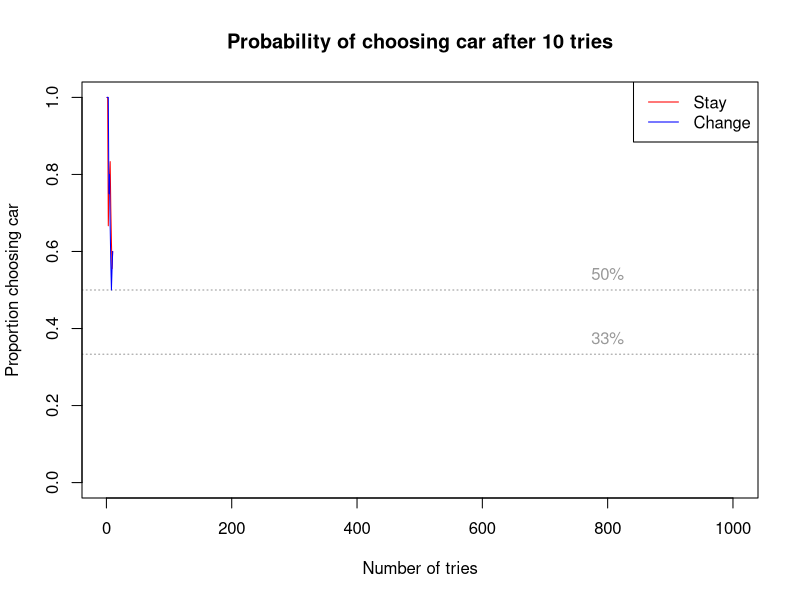
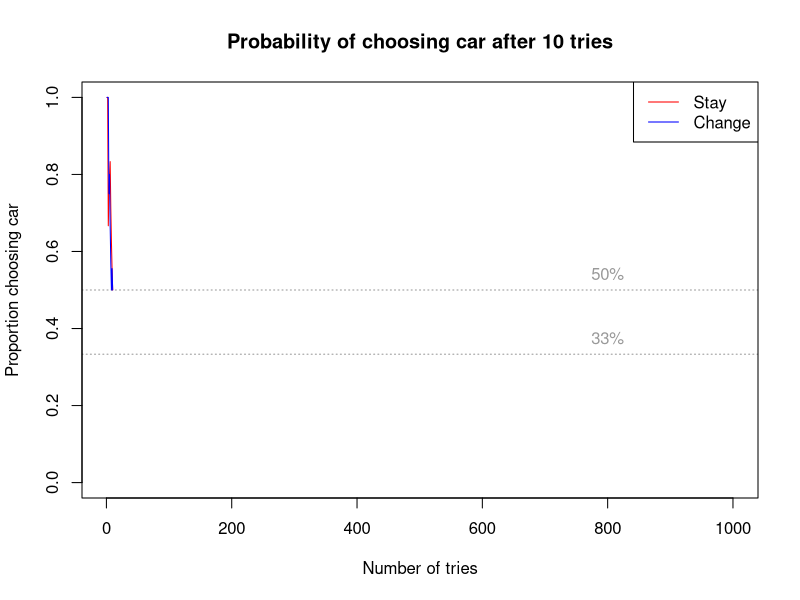
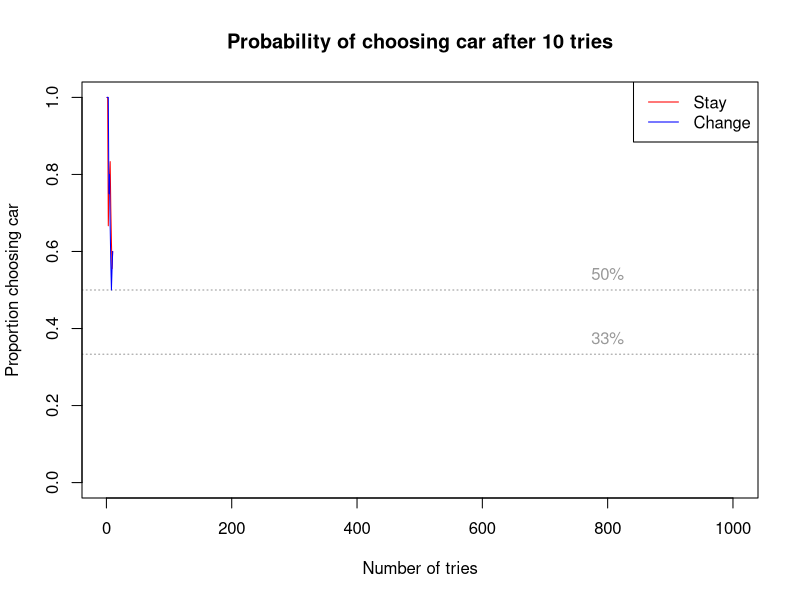
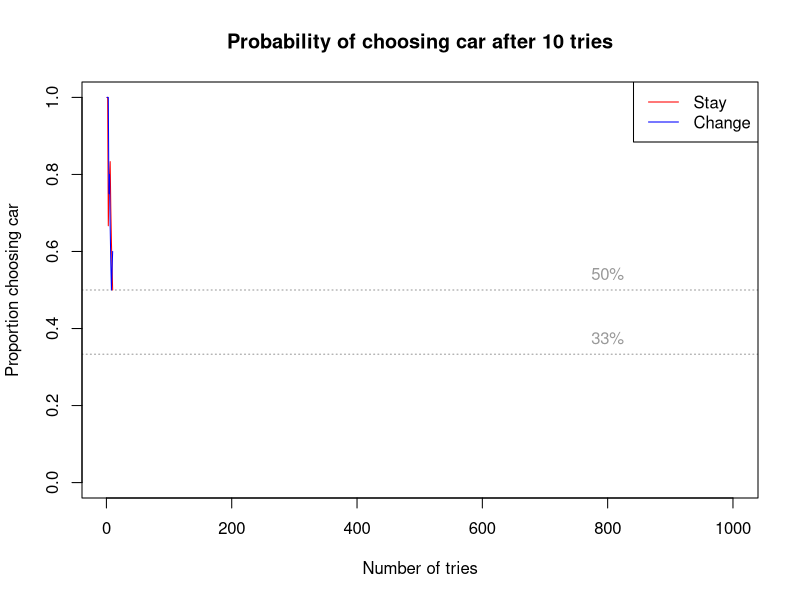
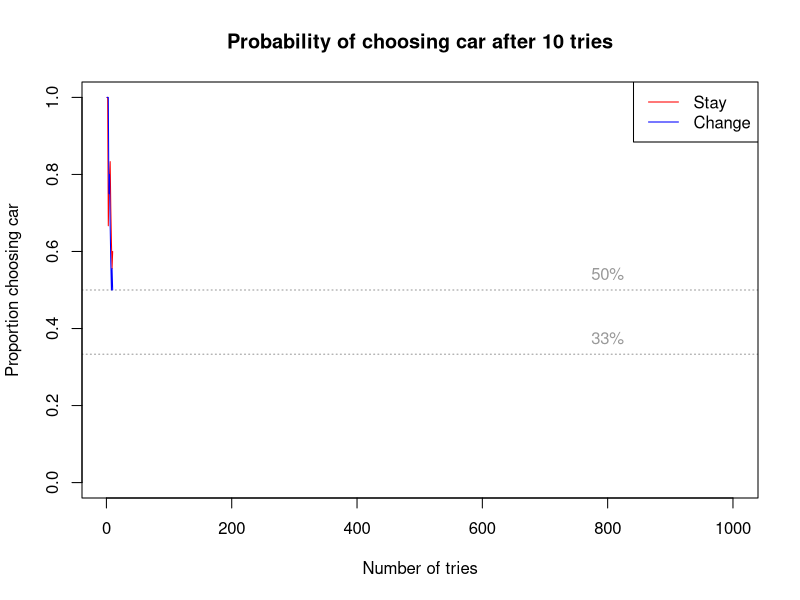
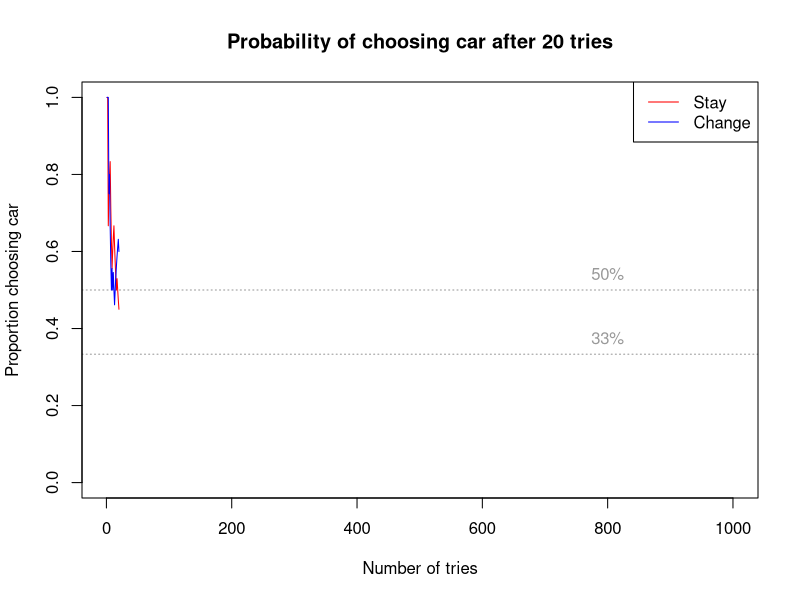
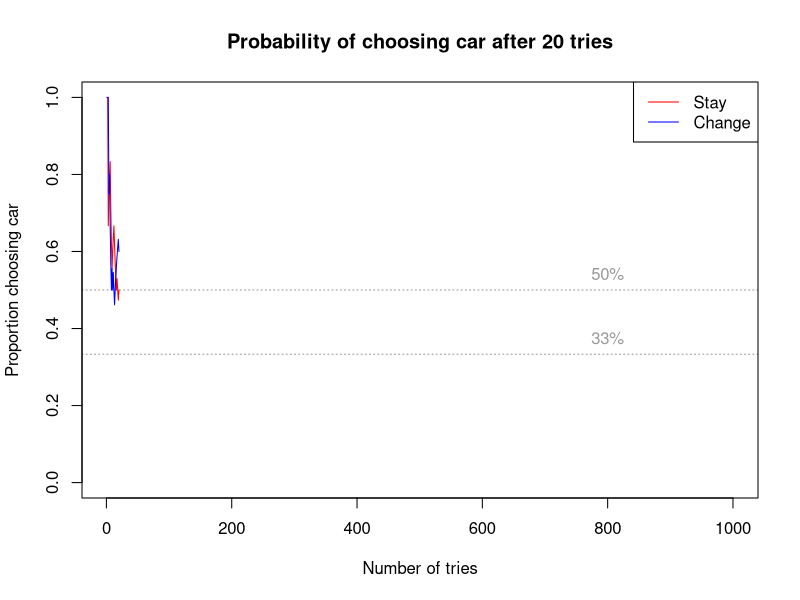
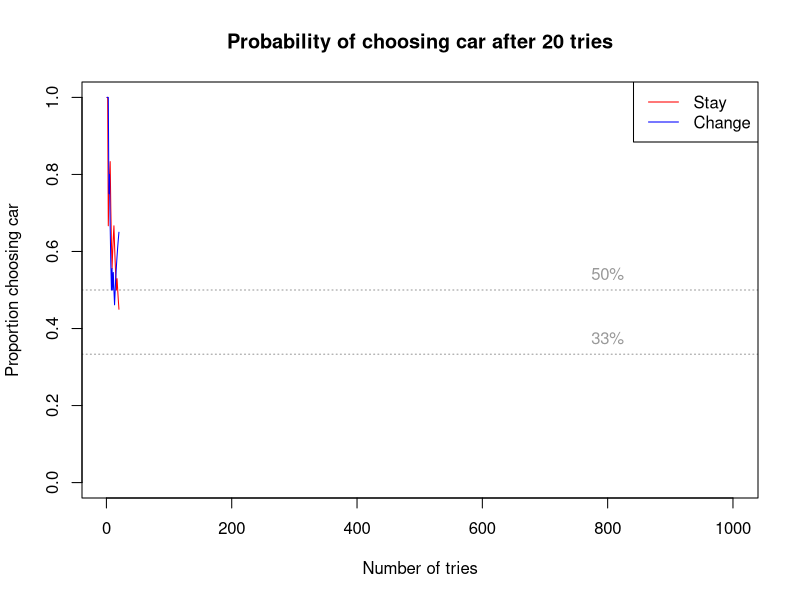

Reproduce these figures in R, in order. (Note: this script raises an error after producing the figures.)
# monty hall problem

monty_hall <- function(stay = TRUE){
  posibs <- c("goat", "goat", "car")
  posibs <- sample(posibs, 3, replace = FALSE)
  doors <- 1:3
  picked <- sample(1:3, 1)
  not_picked <- doors[-picked]
  show <- sample(which(posibs[not_picked] == "goat"), 1)
  
  if(!stay){
    picked <- not_picked[-show]
  }
  object <- posibs[picked]
  return(object)
}

stays <- rep(NA, 1000)
changes <- rep(NA, 1000)
stay_car <- rep(NA, 1000)
changes_car <- rep(NA, 1000)

cols <- c("red", "blue")

setwd('/home/joebrew/Desktop/temp')

for (i in 1:1000){
  for (j in c("a", "b", "c", "d", "e")){
    stays[i] <- monty_hall(stay = TRUE)
    changes[i] <- monty_hall(stay = FALSE)
    
    x <- stays[1:i]
    y <- changes[1:i]
    x <- length(x[which(x == "car")]) / length(x)
    y <- length(y[which(y == "car")]) / length(y)
    
    stay_car[i] <- x
    changes_car[i] <- y
    
    #plotname
    plotname <- as.character(i)
    while(nchar(plotname) < 6){
      plotname <- paste0("0",plotname)
    }
    plotname <- paste0(j, plotname, ".png")
    
    if(i %% 10 == 0){
      png(plotname)
      
      plot(x = c(1,1000),
           y = c(0,1), type = "n",
           xlab = "Number of tries",
           ylab = "Proportion choosing car")
      
      legend(x = "topright",
             col = cols,
             legend = c("Stay", "Change"),
             lty = 1)
      
      abline(h = c(1/3, 0.5),
             col = adjustcolor("black", alpha.f = 0.4),
             lty = 3)
      text (x = 800, y= c(1/3, 0.5),
            pos = 3,
            col = adjustcolor("black", alpha.f = 0.4),
            labels = c("33%", "50%"))
      
      lines(x = 1:i,
            y = stay_car[1:i], col = cols[1])
      lines(x = 1:i,
            y = changes_car[1:i], col = cols[2])
      
      title(main = paste0("Probability of choosing car after ", i, " tries"))
      dev.off()
    }
    #Sys.sleep(0.01)  
    
  }
  
  
  }
  